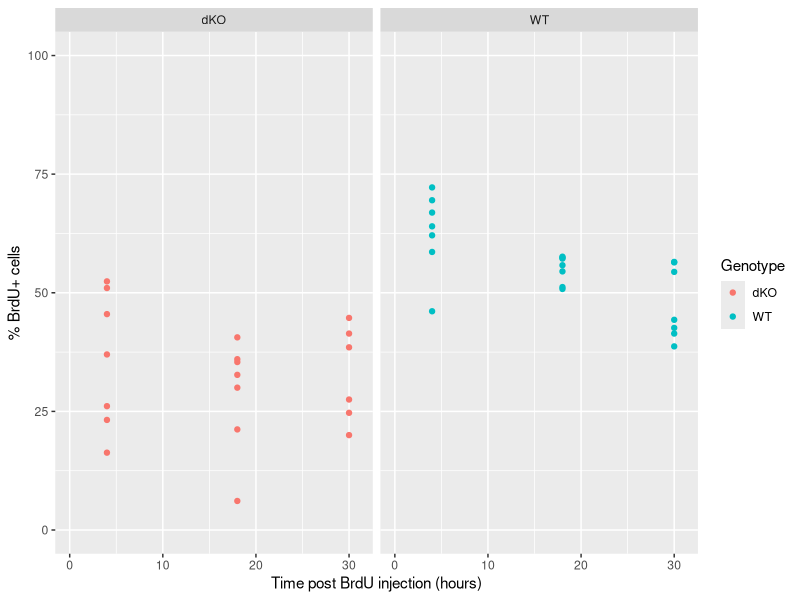

This chart was generated by the following R code: (Note: this script raises an error after producing the figure.)
### data wrangling for Marginal Zone compartmnet
rm(list = ls()); gc();
## loading libraries
library(tidyverse)
library(readxl)

## import data
## BrdU pulse chase in developing B cells
scale_fun <- function(x) {x*1e6}

counts_df <- read_excel("datafiles/BrdU_data.xlsx", sheet =1) %>%
  mutate(across("Sample", str_replace_all, c("Stain 2 BM development" = "", " " = "_")),
         across("Experiment_Date", str_replace, "2014-", "")) %>%
  unite(sample_id, Experiment_Date, Sample) %>%
  mutate_at(vars(contains("_B")), scale_fun) %>%
  select(-Total_cells_BM) %>%
  select(sample_id, Time_h, Genotype, Pro_B, large_pre_B, small_pre_B, 
         BrdU_Pro_B, BrdU_large_pre_B, BrdU_small_pre_B) %>%
  gather(-c(sample_id, Time_h, Genotype), key = 'subpop', value = "cell_counts") %>%
  mutate(pop_id = ifelse(grepl("Pro_B", subpop), "Pro_B",
                         ifelse(grepl("large_pre_B", subpop), "large_pre_B", 
                                "small_pre_B")),
         BrdU_status = ifelse(grepl("BrdU", subpop), "BrdU_pos", 
                              "Total"))

fracs_df <- read_excel("datafiles/BrdU_data.xlsx", sheet =2) %>%
  mutate(across("Sample", str_replace_all, c("Stain 2 BM development" = "", " " = "_")),
         across("Experiment_Date", str_replace, "2014-", "")) %>%
  unite(sample_id, Experiment_Date, Sample) %>%
  select(sample_id, Time_h, Genotype, 
         BrdU_Pro_B, BrdU_large_pre_B, BrdU_small_pre_B)

fracs_wt <- fracs_df %>%
  filter(Genotype == "WT") 
fracs_dko <- fracs_df %>%
  filter(Genotype == "dKO") 

brdu_plot <- fracs_df %>%
  gather(-c(sample_id, Time_h, Genotype), key = 'subpop', value = "prop_brdu") %>%
  filter(subpop == "BrdU_large_pre_B") 

ggplot()+
  geom_point(data = brdu_plot, aes(x=Time_h, y=prop_brdu, col=Genotype))+
  facet_wrap(.~ Genotype)+
  labs(x = "Time post BrdU injection (hours)", y= paste0("% BrdU+ cells"))+
  xlim(0, 31) + ylim(0, 100) 

## Unique time points with indices to map
solve_time <- c(4, 18, 30)
time_index1 <- purrr::map_dbl(fracs_wt$Time_h, function(x) which(x == solve_time))     # keeping track of index of time point in relation to solve_time
time_index2 <- purrr::map_dbl(fracs_dko$Time_h, function(x) which(x == solve_time))    # keeping track of index of time point in relation to solve_time

## Data to import in Stan
numObs1 <- nrow(fracs_wt)
numObs2 <- nrow(fracs_dko)
n_shards <- length(solve_time)
largePreB_wt <- fracs_wt$BrdU_large_pre_B/100
largePreB_dko <- fracs_dko$BrdU_large_pre_B/100
smallPreB_wt <- fracs_wt$BrdU_small_pre_B/100
smallPreB_dko <- fracs_dko$BrdU_small_pre_B/100
# time sequence for predictions specific to age bins within the data
ts_pred <- 10^seq(log10(0.1), log10(30), length.out = 300)
numPred <- length(ts_pred)


stan_rdump(c("numObs1",  "numObs2", "n_shards", "solve_time", "time_index1", "time_index2",
             "largePreB_wt",  "smallPreB_wt", "largePreB_dko", "smallPreB_dko",
             "ts_pred", "numPred"),
             file = file.path('datafiles', paste0('brdu_stanfit',".Rdump")))



read_rdump(file.path('datafiles', paste0('brdu_stanfit',".Rdump")))







